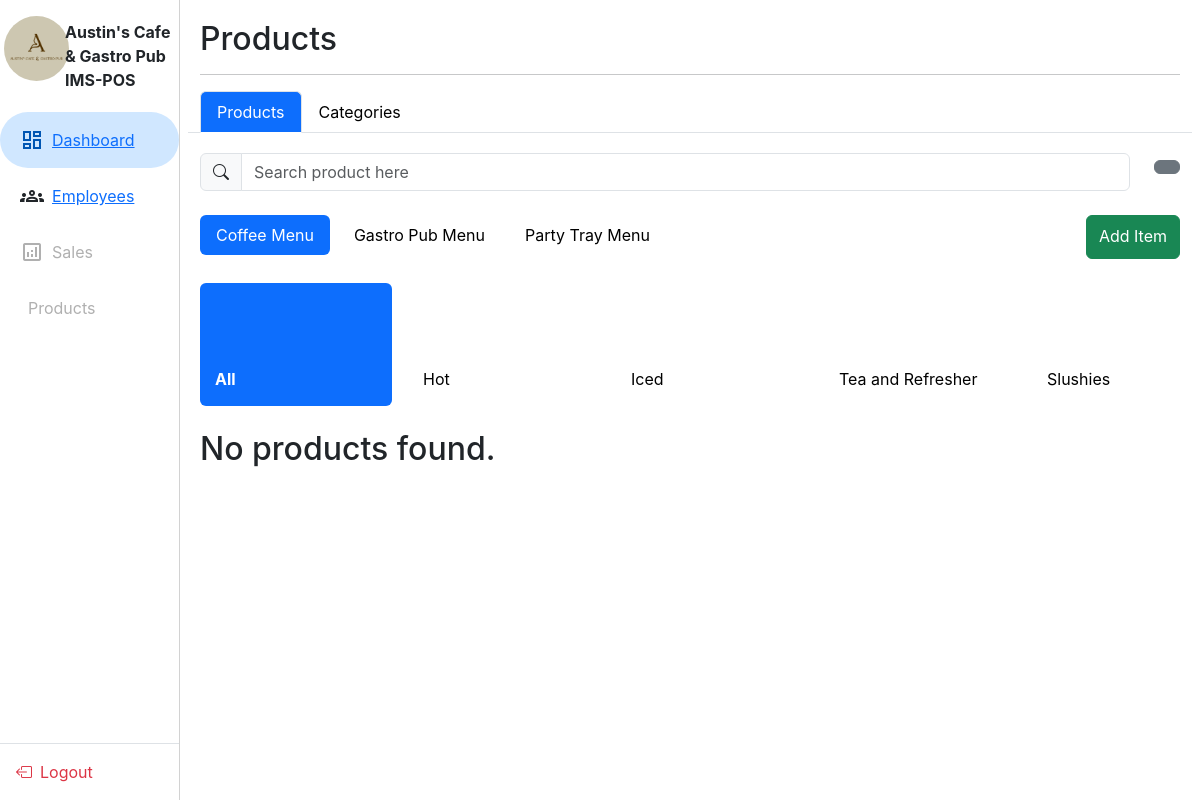
The page /Admin/adminProducts.php on the database as committed earlier.
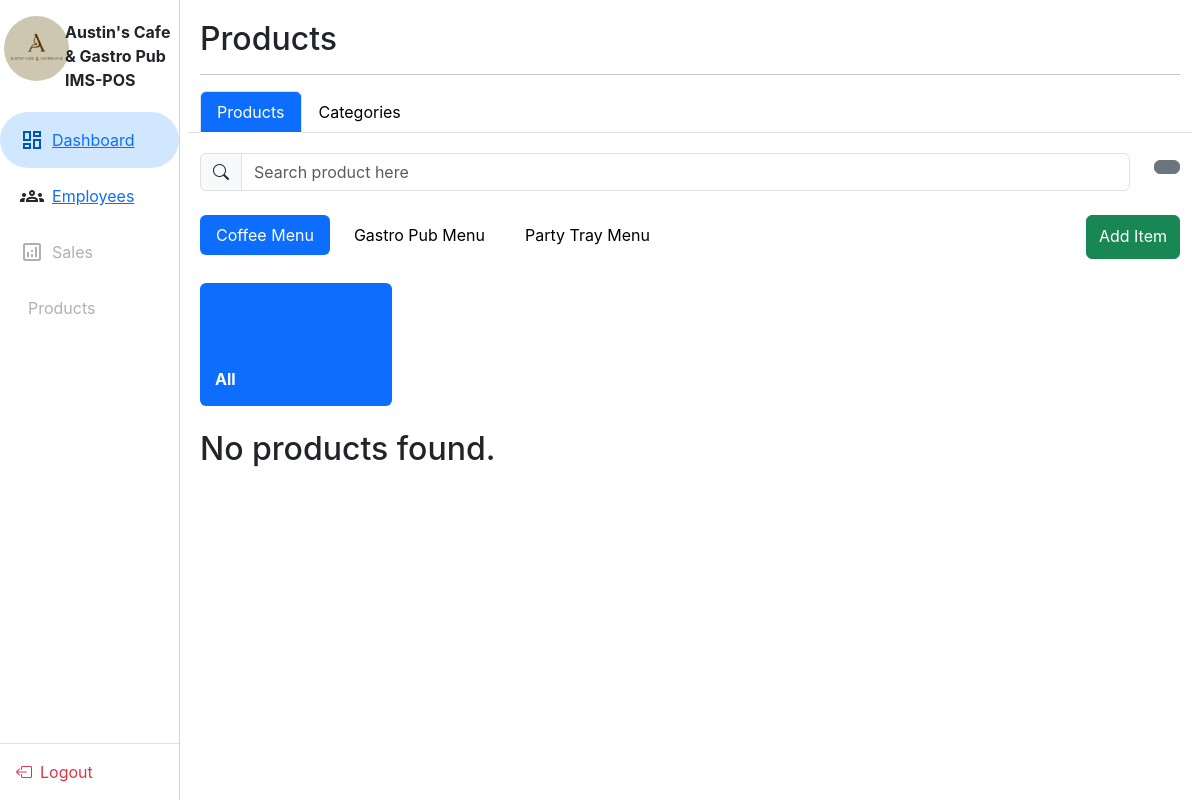
The same page on the database as committed later.
### tables this page shows
CREATE TABLE `tbl_menuclass` (
  `menuID` int(11) NOT NULL,
  `menuName` varchar(50) NOT NULL
);

CREATE TABLE `tbl_categories` (
  `categoryID` int(11) NOT NULL,
  `categoryName` varchar(40) NOT NULL,
  `categoryIcon` varchar(50) NOT NULL,
  `menuID` int(11) DEFAULT NULL
);

### Admin/adminProducts.php (the view, shortened to what this page needs)
<!DOCTYPE html>
<html lang="en">
<head>
    <?php require_once('../Login/database.php'); ?>
    <link rel="stylesheet" href="https://cdn.jsdelivr.net/npm/sweetalert2@11/dist/sweetalert2.min.css">
    <?php include 'adminCDN.php'; ?>
    <link rel="stylesheet" type="text/css" href="styles/adminProducts.css">
</head>
<body style="font-family: Inter, Arial">
    <header>
        <?php include 'adminNavBar.php'; ?>
    </header>
    <div id="adminContent">
        <h2>Products</h2>
        <hr />
        <div class="row" style="margin-bottom: 20px;">
            <ul class="nav nav-tabs" id="myTab" role="tablist" style="padding-left: 12px;">
                <li class="nav-item" role="presentation">
                    <button class="nav-link active" id="home-tab" data-bs-toggle="tab" data-bs-target="#productsTab" type="button" role="tab" aria-controls="home-tab-pane" aria-selected="true">
                        Products
                    </button>
                </li>
                <li class="nav-item" role="presentation">
                    <button class="nav-link" id="profile-tab" data-bs-toggle="tab" data-bs-target="#categoriesTab" type="button" role="tab" aria-controls="profile-tab-pane" aria-selected="false">
                        Categories
                    </button>
                </li>
            </ul>
        </div>
        <div class="tab-content" id="myTabContent">
            <div class="">
                <div class="row">
                    <div class="col">
                        <div class="input-group flex-nowrap">
                            <span class="input-group-text" id="addon-wrapping">
                            <i class="bi-search"></i></span> <input type="text" class="form-control" placeholder="Search product here" aria-describedby="addon-wrapping">
                        </div>
                    </div>
                    <div class="col-auto">
                        <button class="btn btn-secondary" type="button" >
                        </button>
                    </div>
                </div>
            </div>
            <br />
            <div id="productsTab" class="tab-pane fade show active">
                <ul class="nav nav-pills" id="pills-tab" role="tablist">
                    <?php
                        $arrTabs = array();
                        $index = 0;
                        $getMenu = "SELECT * from tbl_menuclass;";
                        $result = $conn->prepare("$getMenu");
                        $result->execute();
                        if($result->rowCount() > 0){
                            while($row = $result->fetch()){
                                $menuName = explode(' ', trim($row['menuName']))[0];
                                $arrTabs[] =  strtolower($menuName)."MenuTab";
                                if($index == 0){
                                    $isTabActive = "active";
                                }else{
                                    $isTabActive = "";
                                }
                                echo '<li class="nav-item" role="presentation">
                                        <button class="nav-link '.$isTabActive.' me-2" id="'.$arrTabs[$index].'Tab" data-bs-toggle="pill" data-bs-target="#'.$arrTabs[$index].'" type="button" role="tab" aria-controls="pills-home" aria-selected="true">'.$row['menuName'].'</button>
                                    </li>';
                                    $index++;
                                }
                        }
                    ?>
                    <li class="nav-item ms-auto" role="presentation">
                        <button class="btn btn-success h-100 pt-2" id="partytrayMenu" data-bs-toggle="modal" data-bs-target="#addProductModal">Add Item
                        </button>
                    </li>
                </ul>
                <br />
                <div class="tab-content" id="pills-tabContent">
                    <?php
                    $index = 0;
                    $getMenu = "SELECT * from tbl_menuclass;";
                    $result = $conn->prepare("$getMenu");
                    $result->execute();
                    if($result->rowCount() > 0){
                        while($row = $result->fetch()){
                            $currID = $row['menuID'];
                            $searchCategories = "SELECT categoryID, categoryName, categoryIcon FROM tbl_categories WHERE menuID = $currID;";
                            $categories = $conn->prepare("$searchCategories");
                            $categories->execute();
                            if($index == 0){
                                $isActive = "active";
                            }else{
                                $isActive = "";
                            }
                            echo'
                            <div class="tab-pane fade show '.$isActive.'" id="'.$arrTabs[$index].'" role="tabpanel" aria-labelledby="pills-home-tab" tabindex="0">
                            ';
                            echo'
                                <div class="">
                                <ul class="nav nav-pills d-flex flex-row flex-nowrap overflow-x-scroll" id="pills-tab" role="tablist">
                            ';
                            $menuCategoryName = explode(' ', trim($row['menuName']))[0];
                            $allTab = false;
                            if(!$allTab){
                                $isActiveCat = "fw-bold active";
                                echo'
                                <li class="nav-item" role="presentation">
                                    <button class="nav-link '.$isActiveCat.'  flex-shrink-0 align-baseline me-3 nav-item"  style="width: 12rem; text-align: left; padding:15px;" data-bs-toggle="pill" data-bs-target="#all'.$menuCategoryName.'Row" role="tab" aria-selected="true">
                                        <span>
                                            <i class="fi fi-ss-apps" id="categoryIcon"></i>
                                        </span>
                                        <br />
                                        <br />
                                        <p class="card-text" >All</p>
                                    </button>
                                </li>
                                ';
                            }
                            while($category = $categories->fetch()){
                                $explodeCategory = explode(' ', trim($category['categoryName']))[0];
                                $tabName = strtolower($explodeCategory).$menuCategoryName."Row";
                                echo'
                                <li class="nav-item" role="presentation">
                                    <button class="nav-item nav-link flex-shrink-0 align-baseline me-3 "  style="width: 12rem; text-align: left; padding:15px;" data-bs-toggle="pill" data-bs-target="#'.$tabName.'" role="tab" aria-selected="true">
                                                <span>
                                                    <i class="'.$category['categoryIcon'].'" id="categoryIcon"></i>
                                                </span>
                                                <br />
                                                <br />
                                                <p class="card-text" >'.$category['categoryName'].'</p>
                                    </button>
                                </li>
                                ';
                            }
                            echo '</ul></div>';
                            echo'
                                <br />
                                <div id="pills-tabContent" class="tab-content products">
                            ';
                            $allRow = false;
                            if(!$allRow){
                                $ifShow = "show active";
                                $searchProducts = "SELECT tbl_menu.productID, tbl_menu.productName, tbl_menu.productImage, tbl_menu.productPrice, tbl_categories.categoryName, tbl_categories.categoryIcon FROM tbl_menu INNER JOIN tbl_categories ON tbl_menu.categoryID = tbl_categories.categoryID  WHERE tbl_menu.menuID = $currID;";
                                $products = $conn->prepare("$searchProducts");
                                $products->execute();
                                echo'<div class="tab-pane fade '.$ifShow.'" id="all'.$menuCategoryName.'Row">
                                    <div class="row">
                                ';
                                if($products->rowCount()  <= 0){
                                    echo'
                                    <h2>No products found.</h2>';
                                }
                                echo'</div>
                                </div>';
                            }
                            echo'
                                </div>
                            ';
                            echo '</div>';
                            $index++;
                        }
                    }
                    echo'
                        </div>
                    </div>';
                    ?>
        </div>
    </div>
</body>
</html>

### Admin/adminCDN.php (shortened to what this page needs)
<link href="https://cdn.jsdelivr.net/npm/bootstrap@5.3.3/dist/css/bootstrap.min.css" rel="stylesheet">
<link rel="stylesheet" href="https://cdn.jsdelivr.net/npm/flatpickr/dist/flatpickr.min.css">
<link rel='stylesheet' href='https://cdn-uicons.flaticon.com/2.6.0/uicons-regular-rounded/css/uicons-regular-rounded.css'>
<link rel='stylesheet' href='https://cdn-uicons.flaticon.com/2.6.0/uicons-solid-rounded/css/uicons-solid-rounded.css'>
<link rel='stylesheet' href='https://cdn-uicons.flaticon.com/2.6.0/uicons-solid-straight/css/uicons-solid-straight.css'>
<link rel='stylesheet' href='https://cdn-uicons.flaticon.com/2.6.0/uicons-bold-rounded/css/uicons-bold-rounded.css'>
<link rel='stylesheet' href='https://cdn-uicons.flaticon.com/2.6.0/uicons-thin-rounded/css/uicons-thin-rounded.css'>
<link href="https://cdn.jsdelivr.net/npm/bootstrap-icons/font/bootstrap-icons.css" rel="stylesheet">
<link rel="stylesheet" href="https://cdn.datatables.net/2.2.1/css/dataTables.dataTables.css" />
<link rel="stylesheet" href="https://cdnjs.cloudflare.com/ajax/libs/twitter-bootstrap/5.3.0/css/bootstrap.min.css">
<link rel="stylesheet" href="https://cdn.datatables.net/2.2.1/css/dataTables.bootstrap5.css">
<link rel="stylesheet" href="https://cdn.datatables.net/responsive/3.0.3/css/responsive.bootstrap5.css">
<link rel="stylesheet" href="https://cdn.datatables.net/2.2.1/css/dataTables.dataTables.css">
<link rel="stylesheet" href="https://cdn.datatables.net/buttons/3.2.0/css/buttons.bootstrap5.css">
<link rel="stylesheet" href="https://cdnjs.cloudflare.com/ajax/libs/font-awesome/4.7.0/css/font-awesome.min.css">
<link rel="stylesheet" href="https://cdn.jsdelivr.net/npm/@mdi/font/css/materialdesignicons.min.css">
<link rel="stylesheet" href="https://cdnjs.cloudflare.com/ajax/libs/font-awesome/6.4.2/css/all.min.css">
<link rel="stylesheet" type="text/css" href="styles/adminNav.css">
<link rel="stylesheet" type="text/css" href="styles/adminDashboard.css">

### Admin/adminNavBar.php (shortened to what this page needs)
<body style="font-family: Inter, sans-serif;">
<div class="offcanvas offcanvas-start show" id="nav" tabindex="1" data-bs-scroll="true" data-bs-backdrop="false">
        <div class="p-3">
            <div>
            <div class="row">
                <div class="col-md-8 col-xl-4 col-lg-12 p-0">
                    <img src="resources/logo.png" alt="Logo" style="width: 65px; height: 65px; object-fit: cover;" class="rounded-circle">
                </div>
                <div class="col-md-8 col-xl-8 col-lg-12 p-1">
                    <span id="offcanvasScrollingLabel" class="flex-grow-1 w-75" style="font-size: 16px;"><b>Austin's Cafe & Gastro Pub IMS-POS</b></span>
                </div>
            </div>
            </div>
        </div>
    <div class="offcanvas-body p-0">
        <ul class="list-group list-group-flush">
            <li class="list-group-item border-0 py-3 active d-flex align-items-center">
                <span class="material-symbols-outlined">
                </span>
                <a href="adminDashboard.php"><span class="ms-2">Dashboard</span></a>
            </li>
            <li class="list-group-item border-0 py-3 d-flex align-items-center">
                <span class="material-symbols-outlined">
                </span>
                <a href='/Austin-sIMS-POS/Admin/adminEmployees.php'><span class="ms-2">Employees</span></a>
            </li>
                <li class="list-group-item border-0 py-3 d-flex align-items-center text-muted">
                    <span class="material-symbols-outlined">
                    </span>
                    <span class="ms-2">Sales</span>
                </li>
                <li class="list-group-item border-0 py-3 d-flex align-items-center text-muted">
                    <span class="ms-2">Products</span>
                </li>
            </ul>
        </div>
        <div class="offcanvas-footer border-top p-3">
            <a href="/Austin-sIMS-POS/Login/logout.php" class="d-flex align-items-center text-danger text-decoration-none">
                <i class="bi bi-box-arrow-left"></i>
                <span class="ms-2">Logout</span>
            </a>
        </div>
    </div>

### Admin/styles/adminNav.css (style rules this page uses)
#nav { position: fixed; width: 15%; }
.list-group-item { border: none; padding: 10px 20px; border-radius: 10px; transition: all 0.3s ease; }
.list-group-item.active { background-color: #d0e7ff; color: #0056b3; border-radius: 50px; }
.text-muted { color: #b0b0b0 !important; }

### Admin/styles/adminDashboard.css (style rules this page uses)
#adminContent { position: relative; height: 100vh; width: calc(100% - 15%); left: 15%; padding: 20px; overflow-x: hidden; }
.nav-link, .nav-link:hover, .nav-link.active { color: black; }

### Admin/styles/adminProducts.css (style rules this page uses)
.nav-link.active { background-color: #0d6efd !important; color: white !important; }

Rows that differ between the two databases and show on the page:
removed tbl_categories: categoryName "Hot", shown under tbl_menuclass "Coffee Menu"
removed tbl_categories: categoryName "Iced", shown under tbl_menuclass "Coffee Menu"
removed tbl_categories: categoryName "Tea and Refresher", shown under tbl_menuclass "Coffee Menu"
removed tbl_categories: categoryName "Slushies", shown under tbl_menuclass "Coffee Menu"
